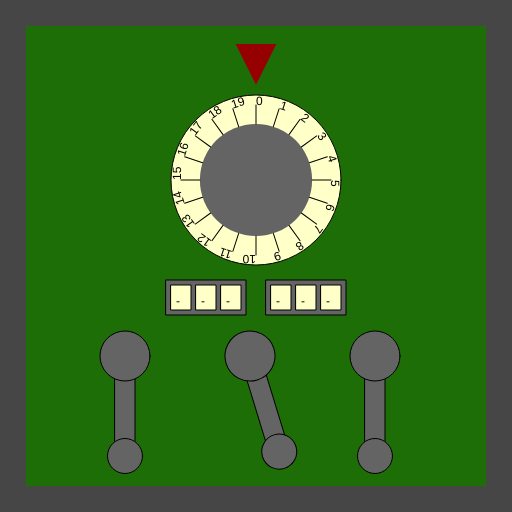
Frame 1 (no input)
Frame 60 (no input): identical to frame 1, image omitted
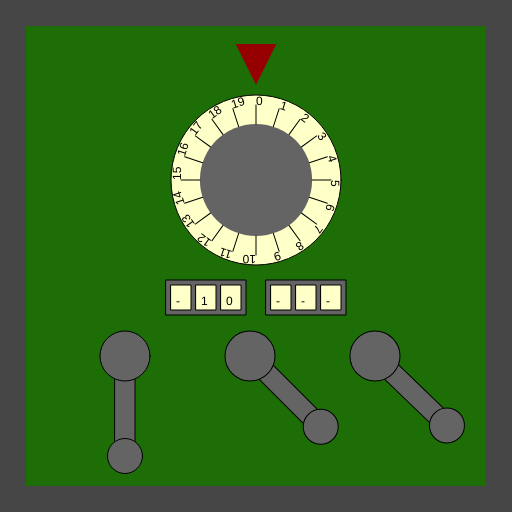
Frame 120 (the mouse pressed at the canvas centre since frame 60)

The p5.js sketch that drew these frames (run headless with seeded random() and noise() and a simulated clock; from frame 60 on, the mouse is pressed at the canvas centre):

// p5.js sketch
// ── sketch.js
/*

Officer: 5871867
CaseNum: 303-3-32283643-5871867

Case 303 - The Case of the Crooked Attorney
Stage 4 - The Courthouse

Torvalds has his final safe in his courthouse chambers. Luckily there is a court case proceeding.
You can sneak into his chambers whilst he makes his closing statement.

Crack the safe by doing the following:

	Whilst the mouse is being dragged:
	- Use the 'random' function to produce random values ranging from 2 to 12.
	- Assign the output to cryptic_safe_comb_0

	When the mouse button is pressed:
	- Use the 'map' function to scale mouseY to values ranging from 4 to 17.
	- Assign the output to cryptic_safe_comb_1

	When any key is released:
	- Make cryptic_safe_comb_2 equal to the value of 'key'

	When the mouse button is released:
	- Use the 'map' function to scale mouseY to values ranging from 18 to 73.
	- Assign the output to cryptic_safe_comb_3

	Whilst the mouse is moving:
	- Use the 'map' function to scale mouseY to values ranging from 17 to 73.
	- Assign the output to cryptic_safe_comb_4

	When the mouse button is pressed:
	- Use the 'map' function to scale mouseX to values ranging from 12 to 80.
	- Assign the output to cryptic_safe_comb_5



This time you'll need to create the relevant event handlers yourself.

There are many possible ways of investigating this case, but you
should use ONLY the following commands:

	- The assignment operator aka. the equals sign !
	- mouseX, mouseY
	- key, keyCode
	- random
	- map

*/

//declare the variables

var cryptic_safe_comb_0;
var cryptic_safe_comb_1;
var cryptic_safe_comb_2;
var cryptic_safe_comb_3;
var cryptic_safe_comb_4;
var cryptic_safe_comb_5;


function preload()
{
	//IMAGES WILL BE LOADED HERE

}

function setup()
{
	createCanvas(512,512);

	//initialise the variables
	cryptic_safe_comb_0 = 0;
	cryptic_safe_comb_1 = "";
	cryptic_safe_comb_2 = "";
	cryptic_safe_comb_3 = 0;
	cryptic_safe_comb_4 = 0;
	cryptic_safe_comb_5 = 0;

}

///////////////////EVENT HANDLERS///////////////////

//Create event handlers here to open the safe ...

function mouseDragged() {
	cryptic_safe_comb_0 = random(2, 12);
  }
  
  function mousePressed() {
	cryptic_safe_comb_1 = map(mouseY, 0, height, 4, 17);
	cryptic_safe_comb_5 = map(mouseX, 0, width, 12, 80);
  }
  
  function keyReleased() {
	cryptic_safe_comb_2 = key;
  }
  
  function mouseReleased() {
	cryptic_safe_comb_3 = map(mouseY, 0, height, 18, 73);
  }
  
  function mouseMoved() {
	cryptic_safe_comb_4 = map(mouseY, 0, height, 17, 73);
  }
  

///////////////DO NOT CHANGE CODE BELOW THIS POINT///////////////////

function draw()
{

	//Draw the safe door
	background(70);
	noStroke();
	fill(29,110,6);
	rect(26,26,width-52,width-52);

	//Draw the combination dial
	push();
	translate(256,180);
	drawDial(170,cryptic_safe_comb_0,20);
	pop();

	//Draw the spinners
	push();
	translate(206,280);
	drawSpinner(3, cryptic_safe_comb_1);
	pop();

	push();
	translate(306,280);
	drawSpinner(3, cryptic_safe_comb_2);
	pop();

	//Draw the levers
	push();
	translate(125,356);
	drawLever(cryptic_safe_comb_3);
	pop();

	push();
	translate(250,356);
	drawLever(cryptic_safe_comb_4);
	pop();

	push();
	translate(375,356);
	drawLever(cryptic_safe_comb_5);
	pop();

}

function drawDial(diameter,num,maxNum)
{
	//the combination lock

	var r = diameter * 0.5;
	var p = r * 0.6;

	stroke(0);
	fill(255,255,200);
	ellipse(0,0,diameter,diameter);
	fill(100);
	noStroke();
	ellipse(0,0,diameter*0.66,diameter*0.66);
	fill(150,0,0);
	triangle(
		-p * 0.4,-r-p,
		p * 0.4,-r-p,
		0,-r-p/5
	);

	noStroke();

	push();
	var inc = 360/maxNum;

	rotate(radians(-num * inc));
	for(var i = 0; i < maxNum; i++)
	{
		push();
		rotate(radians(i * inc));
		stroke(0);
		line(0,-r*0.66,0,-(r-10));
		noStroke();
		fill(0);
		text(i,0,-(r-10));
		pop();
	}

	pop();
}

function drawLever(rot)
{
	push();
	rotate(radians(-rot))
	stroke(0);
	fill(100);
	rect(-10,0,20,100);
	ellipse(0,0,50,50);
	ellipse(0,100,35,35);
	pop();
}

function drawSpinner(numSpinners, val)
{
	var sw = 20;
	var ow = (sw + 5) * numSpinners + 5;
	stroke(0);
	fill(100);
	rect(-ow/2,0,ow,35);
	if(typeof(val) == "number")
	{
		val = floor(val).toString(); //convert to string
	}
	var d = numSpinners - val.length;

	for(var d = numSpinners - val.length; d > 0; d--)
	{
		val = "-" + val;
	}

	for(var i = 0; i < numSpinners; i++)
	{
		stroke(0);
		fill(255,255,200);
		rect(-ow/2 + i * (sw + 5) + 5,5,20,25);
		fill(0);
		noStroke();
		text(val[i],-ow/2 + sw/2 + i * (sw +5),25);
	}

}
